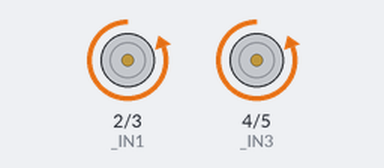
Bench run of a sketch on a simulated Arduino Uno, built with avr-gcc and run on an emulated ATmega328P. On the bench: motor-driver pin pairs drawn as motors (green arrow = first pin HIGH = forward, orange = second pin HIGH = backward, longer = more drive).

Above: at 0.5 s.
At 2.0 s:
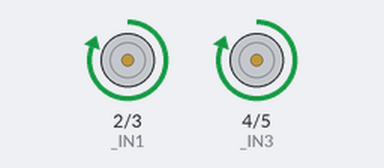
Timing chart, 0 to 5.2 s (numbered marks = the images above):
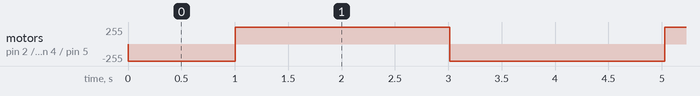

The sketch:

mobile.ino
```cpp
/*%%%%%%%%%%%%%%%%%%%%%%%%%%%%%%%%%%%%%%%%%%%%%%%%%%%%%%%%%%%%%%%%%%%%%%%
%                      UNIVERSIDAD DE GUANAJUATO                        %
%                       DIVISION DE INGENIERIAS                         %
% Aplicaciones de Sistemas Mecatronicos                                 %
% Docente: .:Perez Zamudio Fernando Tomas:.                             %
% Proyecto Final: Manipulador mecanico de 3 GDL                         %
% Usted esta en el archivo: mobile.ino                                  %
%                                                                       %
% El siguiente programa es la segunda parte del proyecto final armBot   %
& que corresponde al control del dispositivo móvil y al enlace con      %
% el módulo Bluetooth de la aplicación desarrollada para sistemas       %
% Android y su respectivos actuadores.                                  %
%                                                                       %
%                     .:Diciembre 01 de 2021 @ Integral definida:.      %
% INTEGRANTES:                                                          %
% -> GONZALO PEREZ HERNANDEZ                                            %
% -> MURILLO GUTIERREZ GUSTAVO ADOLFO                                   %
%                                                                       %
%%%%%%1%%%%%%%%%7%%%%%%%%%0%%%%%%%%%9%%%%%%%%%%4%%%%%%%%%%0%%%%%%%%%%%%*/

#include <SoftwareSerial.h>
#include "mobile.h"
#define IN1 2
#define IN2 3
#define IN3 4
#define IN4 5

//BT moduloHC_05 = BT(11, 10);
L293 robot = L293(IN1, IN2, IN3, IN4);
//char commandControl;

//SoftwareSerial dataReceive(moduloHC_05.getTx(), moduloHC_05.getRx());
  // Sintaxis del constructor: SoftwareSerial(rxPin, txPin, inverse_logic)
  // Se invierten las conexiones para la configuración del HC-05 como "esclavo"
  // NOTA: dataReceive es un objeto que pertenece a la clase SoftwareSerial

void setup()
{
    //dataReceive.begin(9600);
    //dataReceive.println("Conexion Bluetooth exitosa :)");
}

void loop()
{
    /*while(dataReceive.available()==0)         // Se comprueba el estado de conexion, el sistema se encuetra apagado mientras el modulo pierda conexion
      control.inertialStop();

    serialCommand = dataReceive.read();       // Lee el estado de recepcion. Se almacena en el buffer el caracter recibido

    switch(serialCommand)
    {
      case 'w':
          control.goHead();
          break;
      case 's':
          control.goBack();
          break;
    case 'a':
          control.positiveMoment();
          break;
    case 'd':
          control.negativeMoment();
          break;
    default:
          control.inertialStop();
  }*/
  robot.GoAhead();
  delay(1000);
  robot.Stop();
  robot.GoBack();
  delay(1000);
  robot.Stop();
  robot.GoLeft();
  delay(1000);
  robot.Stop();
  robot.GoRight();
  delay(1000);
  robot.Stop();
}
```

mobile.cpp
```cpp
/*%%%%%%%%%%%%%%%%%%%%%%%%%%%%%%%%%%%%%%%%%%%%%%%%%%%%%%%%%%%%%%%%%%%%%%%
%                      UNIVERSIDAD DE GUANAJUATO                        %
%                       DIVISION DE INGENIERIAS                         %
% Aplicaciones de Sistemas Mecatronicos                                 %
% Docente: .:Perez Zamudio Fernando Tomas:.                             %
% Proyecto Final: Manipulador mecanico de 3 GDL                         %
% Usted esta en el archivo: L293.cpp                                    %
%                                                                       %
% El siguiente programa es la segunda parte del proyecto final armBot   %
& que corresponde al control del dispositivo móvil y al enlace con      %
% el módulo Bluetooth de la aplicación desarrollada para sistemas       %
% Android y su respectivos actuadores.                                  %
%                                                                       %
%                     .:Diciembre 01 de 2021 @ Integral definida:.      %
% INTEGRANTES:                                                          %
% -> GONZALO PEREZ HERNANDEZ                                            %
% -> MURILLO GUTIERREZ GUSTAVO ADOLFO                                   %
%                                                                       %
%%%%%%1%%%%%%%%%7%%%%%%%%%0%%%%%%%%%9%%%%%%%%%%4%%%%%%%%%%0%%%%%%%%%%%%*/

//Metodos de la clase L293
#include "arduino.h"
#include "mobile.h"

L293::L293()
{
  // Define por defecto los primeros pines del microcontrolador como terminales del modulo
  _IN1 = 2;
  _IN2 = 3;
  _IN3 = 4;
  _IN4 = 5;
  pinMode(_IN1, OUTPUT);
  pinMode(_IN2, OUTPUT);
  pinMode(_IN3, OUTPUT);
  pinMode(_IN4, OUTPUT);
  digitalWrite(_IN1, LOW);
  digitalWrite(_IN2, LOW);
  digitalWrite(_IN3, LOW);
  digitalWrite(_IN4, LOW);
}

L293::L293(int pinIN1,int pinIN2,int pinIN3,int pinIN4) //En el circuito L293 son: 1A, 2A, 3A, 4A
{
  // Define manualmente los primeros pines del microcontrolador como terminales del modulo
  _IN1 = pinIN1;
  _IN2 = pinIN2;
  _IN3 = pinIN3;
  _IN4 = pinIN4;
  pinMode(_IN1, OUTPUT);
  pinMode(_IN2, OUTPUT);
  pinMode(_IN3, OUTPUT);
  pinMode(_IN4, OUTPUT);
  digitalWrite(_IN1, LOW);
  digitalWrite(_IN2, LOW);
  digitalWrite(_IN3, LOW);
  digitalWrite(_IN4, LOW);
}

L293::~L293()
{}

void L293::GoAhead()
{
  digitalWrite(_IN2, HIGH);
  digitalWrite(_IN4, HIGH);
  delay(5);
}

void L293::GoBack()
{
  digitalWrite(_IN1, HIGH);
  digitalWrite(_IN3, HIGH);
  delay(5);
}

void L293::GoLeft()
{
  digitalWrite(_IN1, HIGH);
  digitalWrite(_IN3, HIGH);
  delay(5);
}

void L293::GoRight()
{
  digitalWrite(_IN2, HIGH);
  digitalWrite(_IN4, HIGH);
  delay(5);
}

void L293::Stop()
{
  digitalWrite(_IN1, LOW);
  digitalWrite(_IN2, LOW);
  digitalWrite(_IN3, LOW);
  digitalWrite(_IN4, LOW);
}


/*  // BT.:METODOS
BT::BT(byte rx, byte tx)
{
    RxPin = rx;
    TxPin = tx;
}

BT::~BT() {}

byte BT::getTx()
{
    return TxPin;
}

byte BT::getRx()
{
    return RxPin;
}*/
```

mobile.h
```cpp
/*%%%%%%%%%%%%%%%%%%%%%%%%%%%%%%%%%%%%%%%%%%%%%%%%%%%%%%%%%%%%%%%%%%%%%%%
%                      UNIVERSIDAD DE GUANAJUATO                        %
%                       DIVISION DE INGENIERIAS                         %
% Aplicaciones de Sistemas Mecatronicos                                 %
% Docente: .:Perez Zamudio Fernando Tomas:.                             %
% Proyecto Final: Manipulador mecanico de 3 GDL                         %
% Usted esta en el archivo: L293.h                                      %
%                                                                       %
% El siguiente programa es la segunda parte del proyecto final armBot   %
& que corresponde al control del dispositivo móvil y al enlace con      %
% el módulo Bluetooth de la aplicación desarrollada para sistemas       %
% Android y su respectivos actuadores.                                  %
%                                                                       %
%                     .:Diciembre 01 de 2021 @ Integral definida:.      %
% INTEGRANTES:                                                          %
% -> GONZALO PEREZ HERNANDEZ                                            %
% -> MURILLO GUTIERREZ GUSTAVO ADOLFO                                   %
%                                                                       %
%%%%%%1%%%%%%%%%7%%%%%%%%%0%%%%%%%%%9%%%%%%%%%%4%%%%%%%%%%0%%%%%%%%%%%%*/

#ifndef mobile_h
#define mobile_h

#include "arduino.h"
/* --> CLASE L293 .:CONTROLADOR DE DIRECCION:. <-- */
class L293
{
  public:
    L293();
    L293(int, int, int, int);
    ~L293();
      //Funciones set()
    void Stop(); //Freno por inercia
    void GoLeft(); //Retorno hacia la izquierda
    void GoRight(); //Retorno hacia la derecha
    void GoAhead(); //Adelante
    void GoBack(); //Atras
  private:
    int _IN1;
    int _IN2;
    int _IN3;
    int _IN4;
};

/* --> CLASE BT .:Control Serial:. <--
class BT
{
    private:
        byte RxPin;             // Pin de recepcion de datos, debe ser un PWM para la interaccion con un objeto de la clase serial.
        byte TxPin;             // Pin de transferencia de datos, debe ser un PWM para la interaccion con un objeto de la clase serial.
    public:
        BT(byte, byte);         // Constructor que inicializa dos puertos con un tipo de dato byte para ahorrar espacio en los registros.
        ~BT();                  // Destructor no necesario, pero implementado de acuerdo a la POO
          //Funciones set
        char setCommand(char);
          //Funciones get()
        byte getRx();
        byte getTx();
};*/

#endif
```

Measured:
- by itself, motor on pin 2 (_IN1) / pin 3 (_IN2), motor on pin 4 (_IN3) / pin 5 (_IN4): repeats every 4.0 s: forward 255/255 2.0 s, backward 255/255 2.0 s
